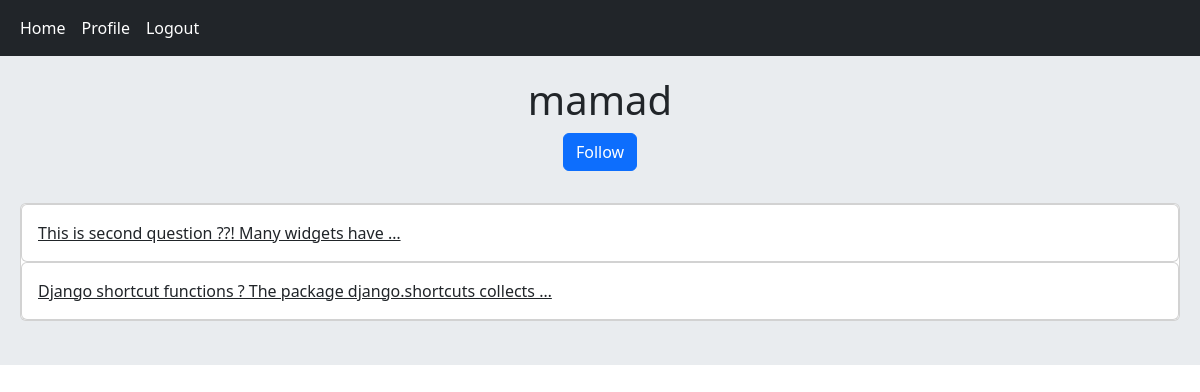
The app's page /accounts/profile/3 (signed in) with its own data.
### home/models.py (models this page shows, shortened)
class Post(models.Model):
    user = models.ForeignKey(User, on_delete=models.CASCADE, related_name='posts')
    body = models.TextField()
    slug = models.SlugField()
    created = models.DateTimeField(auto_now_add=True)
    updated = models.DateTimeField(auto_now=True)
    class Meta:
        ordering = ('created', 'slug' )
    def get_absolute_url(self):
        return reverse(('home:post_detail'), args=(self.pk,self.slug))

### accounts/views.py (the view)
# urls.py: path('profile/<int:user_id>', views.UserProfileView.as_view(), name='user_profile'),
class UserProfileView(LoginRequiredMixin, View):
    def get(self, request, user_id):
        is_following = False
        user = get_object_or_404(User, pk=user_id)
        posts = user.posts.all()   #using backward relations in models
        relation = Relation.objects.filter(from_user=request.user, to_user=user)
        if relation.exists():
            is_following = True
        return render(request, 'accounts/profile.html', {'user':user, 'posts':posts, 'is_following':is_following} )

### accounts/templates/accounts/profile.html (shortened to what this page needs)
{% extends 'base.html' %}
{% block content %}
    <h1 class="text-center">{{ user.username }}</h1>
    <h3 class="text-center">
        {% if request.user.id != user.id and not is_following %}
            <a href="{% url 'accounts:user_follow' user.id %}" class="btn btn-primary">Follow</a>
        {% elif request.user.id != user.id and is_following %}
            <a href="{% url 'accounts:user_unfollow' user.id %}" class="btn btn-primary">Unfollow</a>
        {% endif %}
    </h3><br>
    <div class="card">
        {% for post in posts %}
            <div class="card">
                <a href="{{ post.get_absolute_url }}" class="card-body">{{ post.body|truncatewords:8}}</a>
            </div>
        {% endfor %}
    </div><br>
{% endblock %}

### records on screen
Post: body "This is second question ??! Many widgets have …"
Post: body "Django shortcut functions ? The package django.shortcuts collects …"

### other values on screen
{{ user.username }} "mamad"
